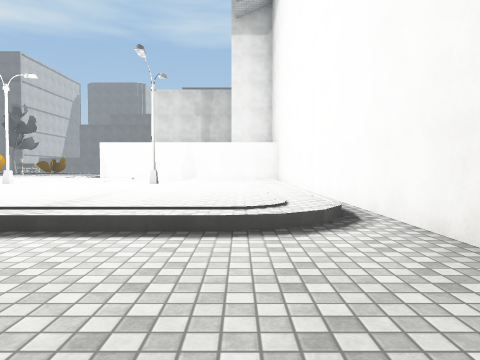
view 1 (above)

17 first-person views from a walk through a 3-D level made in the Unity game engine. The camera is 1.2 m above the floor, tilts 2° down and sees 70° across. The floor is counted in squares, 2 m on a side. Each view is taken from the middle of a square. On the plan, view 1 faces up. The plan holds only what a view shows up to about 10 squares ahead; the rest is blank. The place goes on beyond the plan. Surface patterns are stand-ins for the level's own textures.

view 2
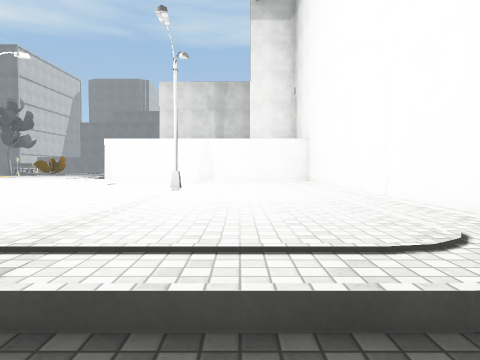

view 3
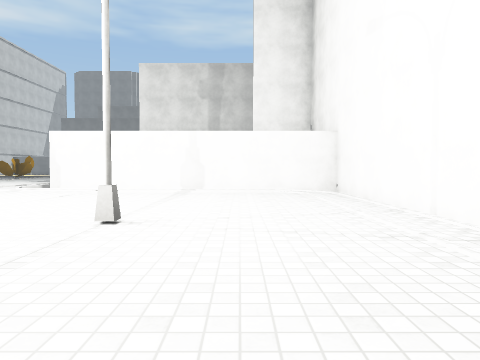

view 4
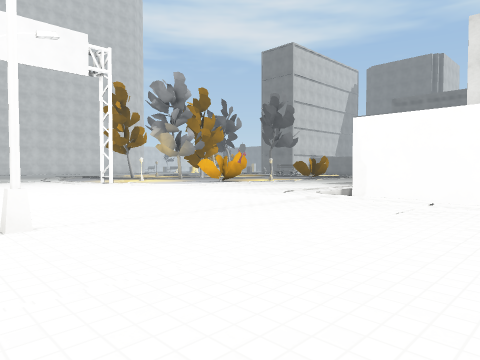

view 5
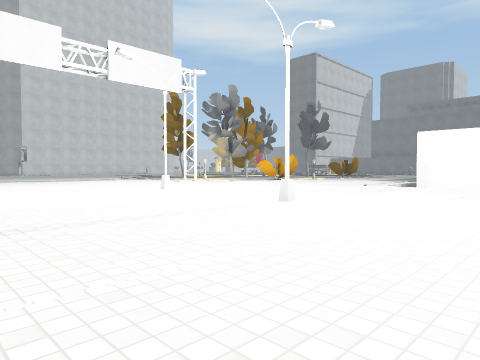

view 6
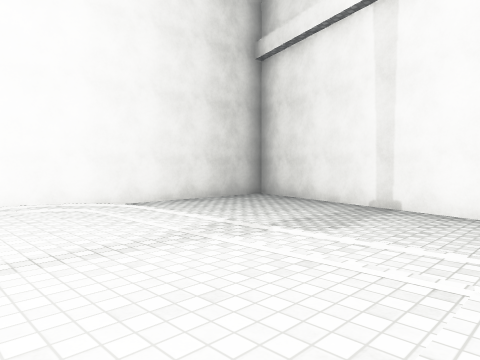

view 7
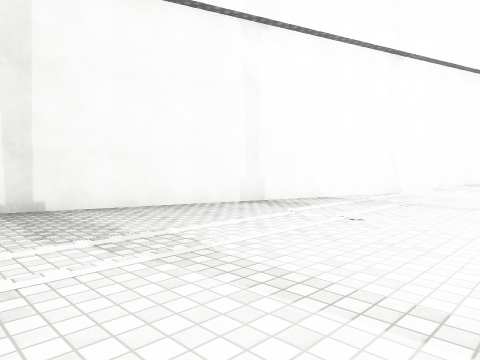

view 8
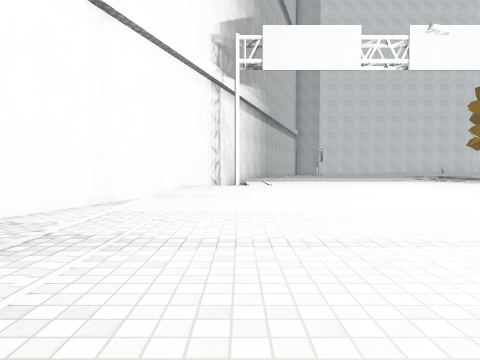

view 9
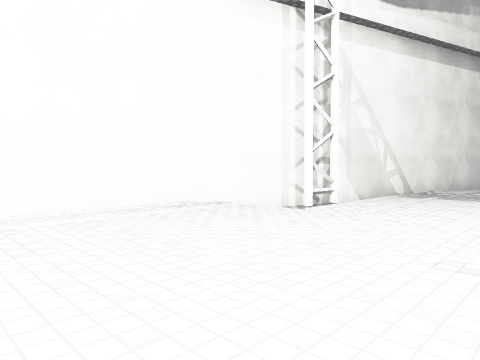

view 10
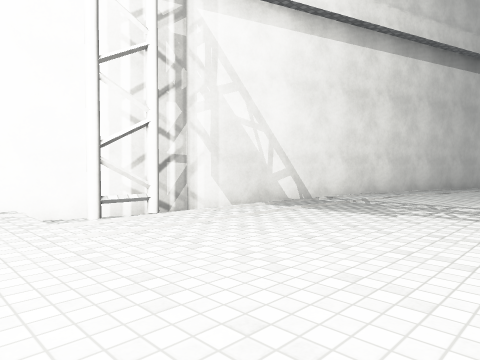

view 11
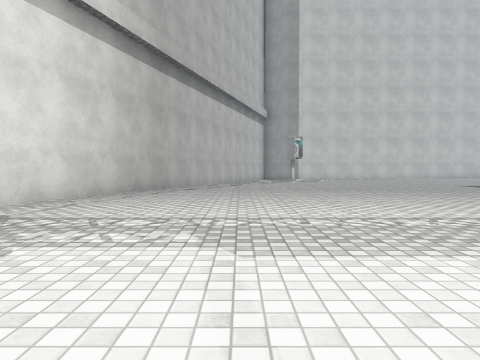

view 12
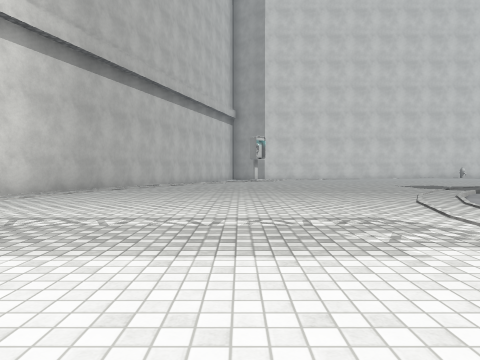

view 13
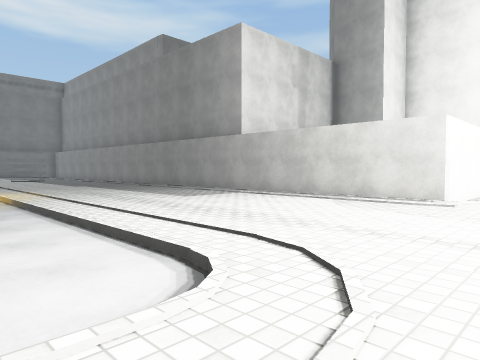

view 14
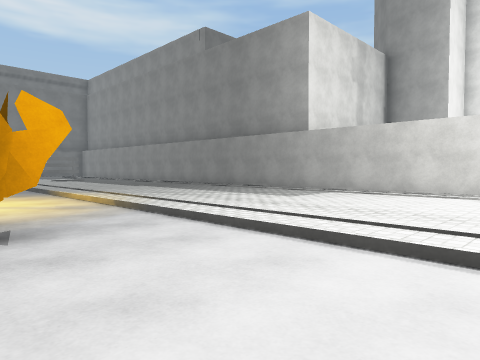

view 15
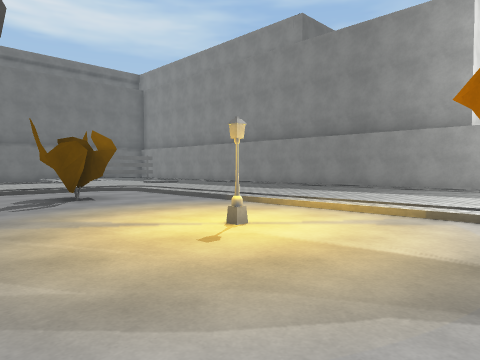

view 16
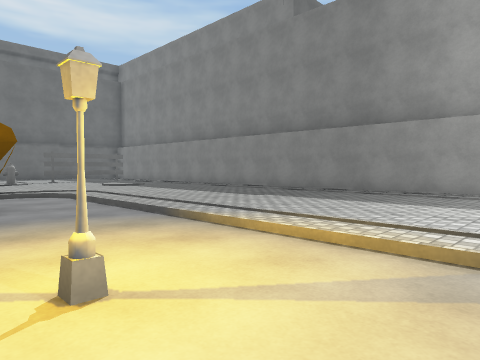

view 17
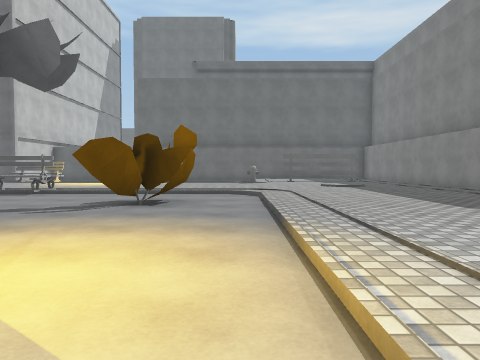

### Floor plan
Key: @ floor where view 1 was taken; # wall or solid block; . main floor; - floor 0.25 m lower than the main floor; / step, stairs or slope; L lamp; B bush; T tree; E bench.
Columns run from 26 left of view 1 to 2 right of it. Each row starts with its distance up from view 1.
 31            ...../.. #
 30          . ........-#
 29        EE/////.....
 28         ...........
 27          ..BB...... #
 26          T.B.......-#
 25           .........-#
 24           .........-#
 23          ...L......-#
 22          ..........-#
 21          ..........-#
 20          ..BB......-#
 19            B.......-#
 18            ........-#
 17 ./.        ........-#
 16 ../.       ........-#########
 15 ..../.      //......////////#
 14 .......     .............../#
 13 .........    ...............#
 12 ..........  ................#
 11 ........... ................#
 10 ..........  ...#...#....#...#
  9 ............................#
  8 ............................#
  7 #...........................#
  6 ####........................#
  5    ####-////................#
  4       #####/.............../#
  3           ####/////////////-#
  2              ####-----------#
  1                 ####--------#
  0                    #####--@-#
 -1                        ####-#
 -2                           ###

Positions as (right, up) in squares from view 1, and headings:
1: (0, 0), facing up
2: (-1, 2), facing up
3: (-1, 6), facing up
4: (-3, 9), facing up-left
5: (-3, 5), facing up-left
6: (-5, 6), facing down-right
7: (-1, 6), facing down-left
8: (-4, 5), facing left
9: (-11, 8), facing down-left
10: (-14, 9), facing down-left
11: (-16, 9), facing left
12: (-16, 11), facing left
13: (-14, 14), facing up-right
14: (-15, 16), facing up-right
15: (-17, 20), facing up-right
16: (-15, 21), facing up-right
17: (-13, 21), facing up
